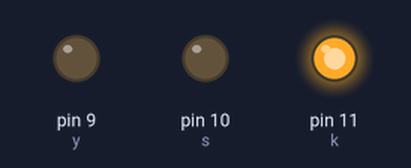
This sketch was run on a simulated Arduino Uno, built with avr-gcc and run on an emulated ATmega328P. Parts: output pins drawn as LEDs (lit = HIGH).

Above: at 5.0 s.
At 15.0 s:
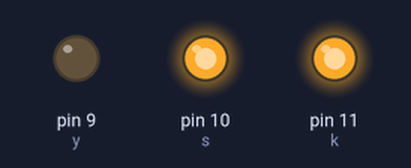
At 21.0 s:
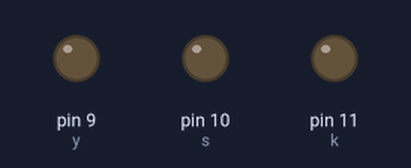
At 24.5 s:
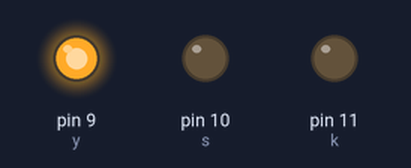
Timing chart, 0 to 35.1 s (numbered marks = the images above):
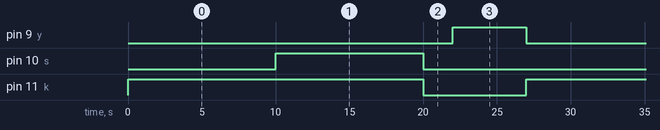

The sketch:

Trafik_Lambalar_.ino
```cpp
int y = 9;                        //Yeşil ledin bağlı olduğu PWN pinini belirttim.
int s = 10;                       //Sarı ledin bağlı olduğu PWN pinini belirttim.
int k = 11;                       //Kırmızı ledin bağlı olduğu PWN pinini belirttim.

void setup() {
  pinMode(y , OUTPUT);            //Bu ledlerin çıkış için kullanılacağını belirttim.
  pinMode(s , OUTPUT);
  pinMode(k , OUTPUT);
}

void loop() {
  digitalWrite(k , HIGH);         //Kırmızı lede 5V verdim.
  delay(10000);                   //10 saniye beklettim.
  digitalWrite(s , HIGH);         //Sarı lede 5V verdim.
  delay(10000);                   //10 saniye beklettim.
  digitalWrite(k , LOW);          //Kırmızı lede 0V verdim.
  digitalWrite(s , LOW);          //Sarı lede 0V verdim.
  delay(2000);                    //2 saniye beklettim.
  digitalWrite(y , HIGH);         //Yeşil lede 5V verdim.
  delay(5000);                    //5 saniye beklettim.
  digitalWrite(y , LOW);          //Yeşil lede 0V verdim.
}
```

Measured:
- by itself, pin 9 (y): alternates HIGH for 5.0 s and LOW for 22.0 s
- by itself, pin 10 (s): alternates HIGH for 10.0 s and LOW for 17.0 s
- by itself, pin 11 (k): alternates HIGH for 20.0 s and LOW for 7.0 s
